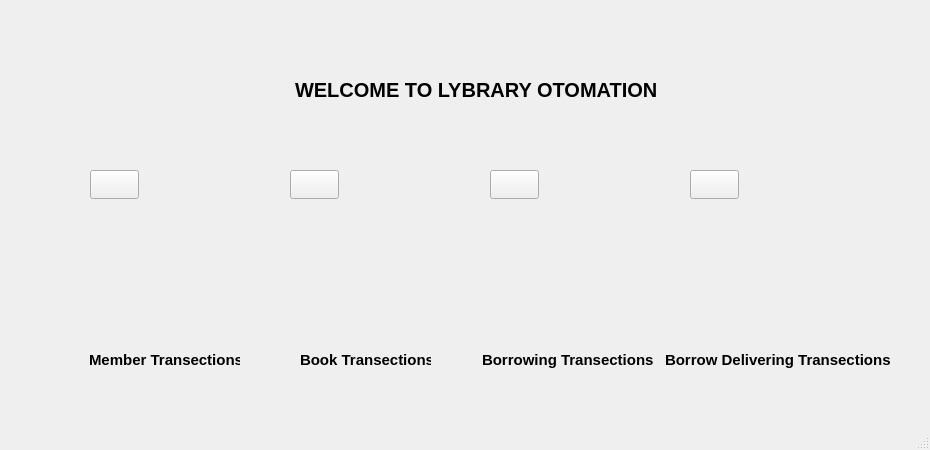
<?xml version="1.0" encoding="UTF-8"?>
<ui version="4.0">
 <class>MainWindow</class>
 <widget class="QMainWindow" name="MainWindow">
  <property name="geometry">
   <rect>
    <x>0</x>
    <y>0</y>
    <width>930</width>
    <height>450</height>
   </rect>
  </property>
  <property name="windowTitle">
   <string>MainWindow</string>
  </property>
  <widget class="QWidget" name="centralwidget">
   <widget class="QLabel" name="label_topic">
    <property name="geometry">
     <rect>
      <x>295</x>
      <y>80</y>
      <width>441</width>
      <height>20</height>
     </rect>
    </property>
    <property name="palette">
     <palette>
      <active>
       <colorrole role="Text">
        <brush brushstyle="SolidPattern">
         <color alpha="255">
          <red>255</red>
          <green>0</green>
          <blue>0</blue>
         </color>
        </brush>
       </colorrole>
       <colorrole role="BrightText">
        <brush brushstyle="SolidPattern">
         <color alpha="255">
          <red>255</red>
          <green>255</green>
          <blue>255</blue>
         </color>
        </brush>
       </colorrole>
       <colorrole role="ButtonText">
        <brush brushstyle="SolidPattern">
         <color alpha="255">
          <red>255</red>
          <green>255</green>
          <blue>255</blue>
         </color>
        </brush>
       </colorrole>
      </active>
      <inactive>
       <colorrole role="Text">
        <brush brushstyle="SolidPattern">
         <color alpha="255">
          <red>0</red>
          <green>0</green>
          <blue>0</blue>
         </color>
        </brush>
       </colorrole>
       <colorrole role="BrightText">
        <brush brushstyle="SolidPattern">
         <color alpha="255">
          <red>255</red>
          <green>255</green>
          <blue>255</blue>
         </color>
        </brush>
       </colorrole>
       <colorrole role="ButtonText">
        <brush brushstyle="SolidPattern">
         <color alpha="255">
          <red>0</red>
          <green>0</green>
          <blue>0</blue>
         </color>
        </brush>
       </colorrole>
      </inactive>
      <disabled>
       <colorrole role="Text">
        <brush brushstyle="SolidPattern">
         <color alpha="255">
          <red>120</red>
          <green>120</green>
          <blue>120</blue>
         </color>
        </brush>
       </colorrole>
       <colorrole role="BrightText">
        <brush brushstyle="SolidPattern">
         <color alpha="255">
          <red>255</red>
          <green>255</green>
          <blue>255</blue>
         </color>
        </brush>
       </colorrole>
       <colorrole role="ButtonText">
        <brush brushstyle="SolidPattern">
         <color alpha="255">
          <red>120</red>
          <green>120</green>
          <blue>120</blue>
         </color>
        </brush>
       </colorrole>
      </disabled>
     </palette>
    </property>
    <property name="font">
     <font>
      <pointsize>15</pointsize>
      <bold>true</bold>
     </font>
    </property>
    <property name="text">
     <string>WELCOME TO LYBRARY OTOMATION </string>
    </property>
   </widget>
   <widget class="QPushButton" name="pushButton_member_transections">
    <property name="geometry">
     <rect>
      <x>90</x>
      <y>170</y>
      <width>49</width>
      <height>29</height>
     </rect>
    </property>
    <property name="font">
     <font>
      <pointsize>9</pointsize>
      <bold>true</bold>
     </font>
    </property>
    <property name="text">
     <string/>
    </property>
   </widget>
   <widget class="QPushButton" name="pushButton_book_tansections">
    <property name="geometry">
     <rect>
      <x>290</x>
      <y>170</y>
      <width>49</width>
      <height>29</height>
     </rect>
    </property>
    <property name="font">
     <font>
      <pointsize>9</pointsize>
      <bold>true</bold>
     </font>
    </property>
    <property name="text">
     <string/>
    </property>
   </widget>
   <widget class="QLabel" name="label_borrowing_transections">
    <property name="geometry">
     <rect>
      <x>482</x>
      <y>350</y>
      <width>171</width>
      <height>20</height>
     </rect>
    </property>
    <property name="font">
     <font>
      <pointsize>11</pointsize>
      <bold>true</bold>
     </font>
    </property>
    <property name="text">
     <string>Borrowing Transections</string>
    </property>
   </widget>
   <widget class="QPushButton" name="pushButton_borrowing_transections">
    <property name="geometry">
     <rect>
      <x>490</x>
      <y>170</y>
      <width>49</width>
      <height>29</height>
     </rect>
    </property>
    <property name="font">
     <font>
      <pointsize>9</pointsize>
      <bold>true</bold>
     </font>
    </property>
    <property name="text">
     <string/>
    </property>
   </widget>
   <widget class="QPushButton" name="pushButton_borrow_delivering_transections">
    <property name="geometry">
     <rect>
      <x>690</x>
      <y>170</y>
      <width>49</width>
      <height>29</height>
     </rect>
    </property>
    <property name="font">
     <font>
      <pointsize>9</pointsize>
      <bold>true</bold>
     </font>
    </property>
    <property name="text">
     <string/>
    </property>
   </widget>
   <widget class="QLabel" name="label_member_transections">
    <property name="geometry">
     <rect>
      <x>89</x>
      <y>350</y>
      <width>151</width>
      <height>20</height>
     </rect>
    </property>
    <property name="font">
     <font>
      <pointsize>11</pointsize>
      <bold>true</bold>
     </font>
    </property>
    <property name="text">
     <string>Member Transections</string>
    </property>
   </widget>
   <widget class="QLabel" name="label_book_tansections">
    <property name="geometry">
     <rect>
      <x>300</x>
      <y>350</y>
      <width>131</width>
      <height>20</height>
     </rect>
    </property>
    <property name="font">
     <font>
      <pointsize>11</pointsize>
      <bold>true</bold>
     </font>
    </property>
    <property name="text">
     <string>Book Transections</string>
    </property>
   </widget>
   <widget class="QLabel" name="label_delivering_transections">
    <property name="geometry">
     <rect>
      <x>665</x>
      <y>350</y>
      <width>231</width>
      <height>20</height>
     </rect>
    </property>
    <property name="font">
     <font>
      <pointsize>11</pointsize>
      <bold>true</bold>
     </font>
    </property>
    <property name="text">
     <string>Borrow Delivering Transections</string>
    </property>
   </widget>
  </widget>
  <widget class="QMenuBar" name="menubar">
   <property name="geometry">
    <rect>
     <x>0</x>
     <y>0</y>
     <width>930</width>
     <height>25</height>
    </rect>
   </property>
  </widget>
  <widget class="QStatusBar" name="statusbar"/>
 </widget>
 <resources/>
 <connections/>
</ui>
